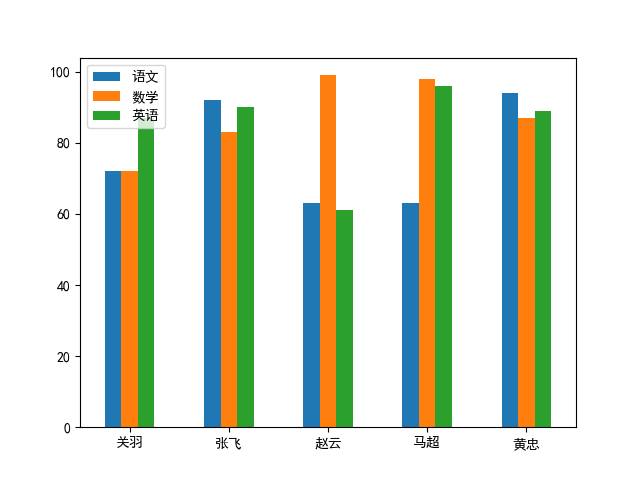
#> input picture Practice_01/成绩柱状图.png, 640 x 480 px, found by its file name
$ jupyter execute '数据分析第02天.ipynb'
#> lines starting #> are read from the running program, lines starting #| are printed output that depends on the picture
# Pthong数据分析第02天

[cell 1]
import numpy as np
import pandas as pd
import matplotlib.pyplot as plt

[cell 2]
array1 = np.random.randint(10, 50 ,10)
array1

[cell 3]
array1.sum()

[cell 4]
array1.mean()

[cell 5]
array1.std()

[cell 6]
array1.var()

[cell 7]
array1.min()

[cell 8]
array1.max()

[cell 9]
np.median(array1)

[cell 10]
channel_a = np.array([42,45,62,56,35,79,67,74,30,28,54])
channel_a

[cell 11]
channel_b = np.array([65,36,123,25,45,32,26,78,57,51,34])
channel_b

[cell 12]
channel_c = np.array([82,36,21,23,25,43,52,59,60,76,95])
channel_c

[cell 13]
channel_a.sum(), channel_a.mean(), channel_a.std(), channel_a.var(), np.median(channel_a)

[cell 14]
pd.Series(channel_a).describe()

[cell 15]
channel_b.sum(), channel_b.mean(), channel_b.std(), channel_b.var(), np.median(channel_b)

[cell 16]
pd.Series(channel_b).describe()

[cell 17]
channel_c.sum(), channel_c.mean(), channel_c.std(), channel_c.var(), np.median(channel_c)

[cell 18]
pd.Series(channel_c).describe()

#### 用数值判定法检测疑似异常值（离群点）

[cell 19]
array2 = np.array([5,6,6,6,6,8,10,500])
array2

[cell 20]
q1, q3 = np.quantile(array2, [0.25, 0.75])
q1, q3

[cell 21]
iqr = q3 - q1
iqr

[cell 22]
array2[(array2 < (q1 - 1.5 * iqr)) | (array2 > q3 + 1.5 * iqr)]

[cell 23]
def outerliers_by_iqr(array, whis=1.5):
    """数值判定法检测离群点"""
    q1, q3 = np.quantile(array, [0.25, 0.75])
    iqr = q3 - q1
    return array[(array < q1 - whis * iqr) | (array > q3 + whis * iqr)]

[cell 24]
def outerliers_by_zscore(array, threshold=3):
    """Z-Score判定法检测离群点"""
    mu, sigma = array.mean(), array.std()
    return array[np.abs((array - mu) / sigma) > threshold]

[cell 25]
array3 = np.arange(1, 11)
array3[-1] = 500
array3

[cell 26]
outerliers_by_iqr(array3), outerliers_by_zscore(array3)

[cell 27]
array4 = np.tile(array3[:-1], 10)
array4 = np.append(array4, array3[-1])
array4 = np.insert(array4, 1, 500)
array4

[cell 28]
outerliers_by_iqr(array4), outerliers_by_zscore(array4)

[cell 29]
array5 = array3.astype(np.float64)
array5

[cell 30]
with open('array3', 'wb') as file:
    array3.dump(file)

[cell 31]
with open('array3', 'rb') as file:
    array6 = np.load(file, allow_pickle=True)
array6

[cell 32]
array6.fill(100)
array6

[cell 33]
array7 = np.random.randint(1, 100, 10).reshape(5, 2)
array7

[cell 34]
array8 = array7.flatten()
array8

[cell 35]
array8.sort()
array8

[cell 36]
array8 = np.random.randint(1, 100, 10)
array8

[cell 37]
np.sort(array8)

[cell 38]
array8

[cell 39]
array7.transpose()

[cell 40]
array7.swapaxes(0, 1)

[cell 41]
scorse = plt.imread('D:\Python数据分析\Data-analysis\成绩柱状图.png')
#> scorse is the input picture: shape (480, 640, 4) float32; mean R, G, B, A 0.857, 0.878, 0.821, 1
scorse.shape
#> Out = (480, 640, 4)

[cell 42]
plt.imshow(scorse.swapaxes(0, 1))
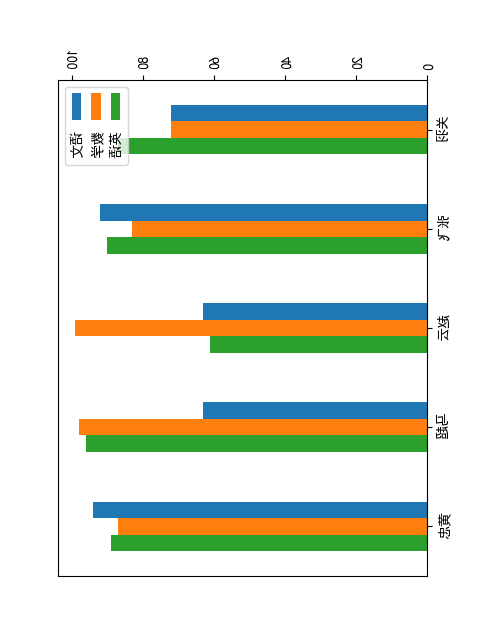
#> shown: shape (640, 480, 4) float32; mean R, G, B, A 0.857, 0.878, 0.821, 1
